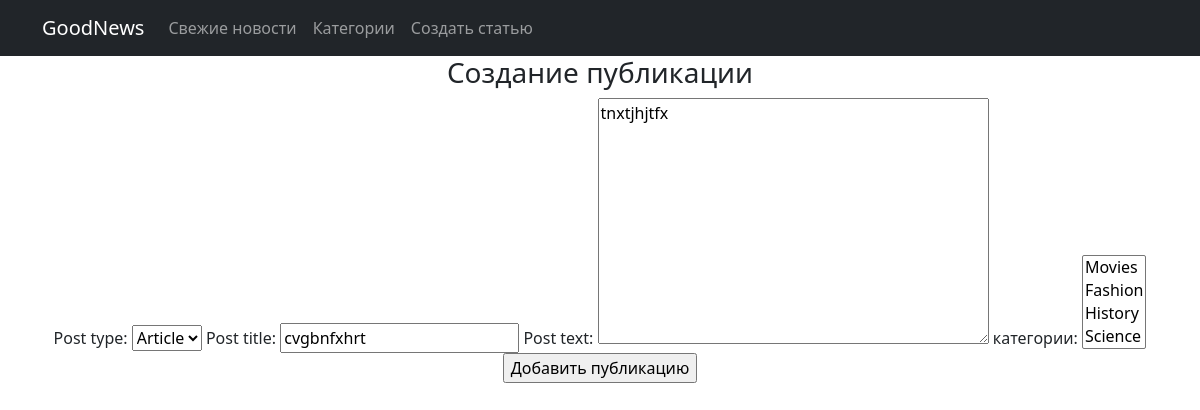
The page /news/edit/48 (signed in) on the database its author committed.
### news/models.py (models this page shows, shortened)
class Post(models.Model):
    author = models.ForeignKey(Author, on_delete=models.CASCADE)
    post_type = models.CharField(max_length=3, choices=[('ART', 'Article'), ('NEW', 'News')], default='A')
    creation_date = models.DateTimeField(auto_now_add=True)
    categories = models.ManyToManyField(Category, through='PostCategory')
    post_title = models.CharField(max_length=255)
    post_text = models.TextField()
    post_rating = models.IntegerField(default=0)

### news/views.py (the view)
# urls.py: path('edit/<int:pk>', PostUpdateView.as_view(), name='post_update'),
class PostUpdateView(UpdateView, LoginRequiredMixin, PermissionRequiredMixin):
    permission_required = ('news.change_post',)
    template_name = 'news/add.html'
    form_class = PostForm
    def get_object(self, **kwargs):
        id = self.kwargs.get('pk')
        return Post.objects.get(pk=id)

### news/forms.py
class PostForm(ModelForm):
    class Meta:
        model = Post
        fields = [
            'post_type',
            'post_title',
            'post_text',
            'categories',
            'author'
                ]
        labels = {
            'categories': "категории",
        }
        widgets = {'author': forms.HiddenInput()}

### news/models.py (called while the page is built)
    def __str__(self):
        return f'{self.category_name}'

### templates/news/add.html (shortened to what this page needs)
{% extends 'flatpages/default.html' %}
{% block content %}
{% if 'news.add_post' in perms %}
<h3>Создание публикации</h3>
<form method="POST">
    {{ form }}
    <input type="submit" value="Добавить публикацию">
</form>
{% else %}
<h4>Похоже вы не авторизованны или у вас не хватает прав.</h4>
{% endif %}
{% endblock content %}

### rows shown on the page
Post: post_type "Article", post_title "cvgbnfxhrt", post_text "tnxtjhjtfx"
